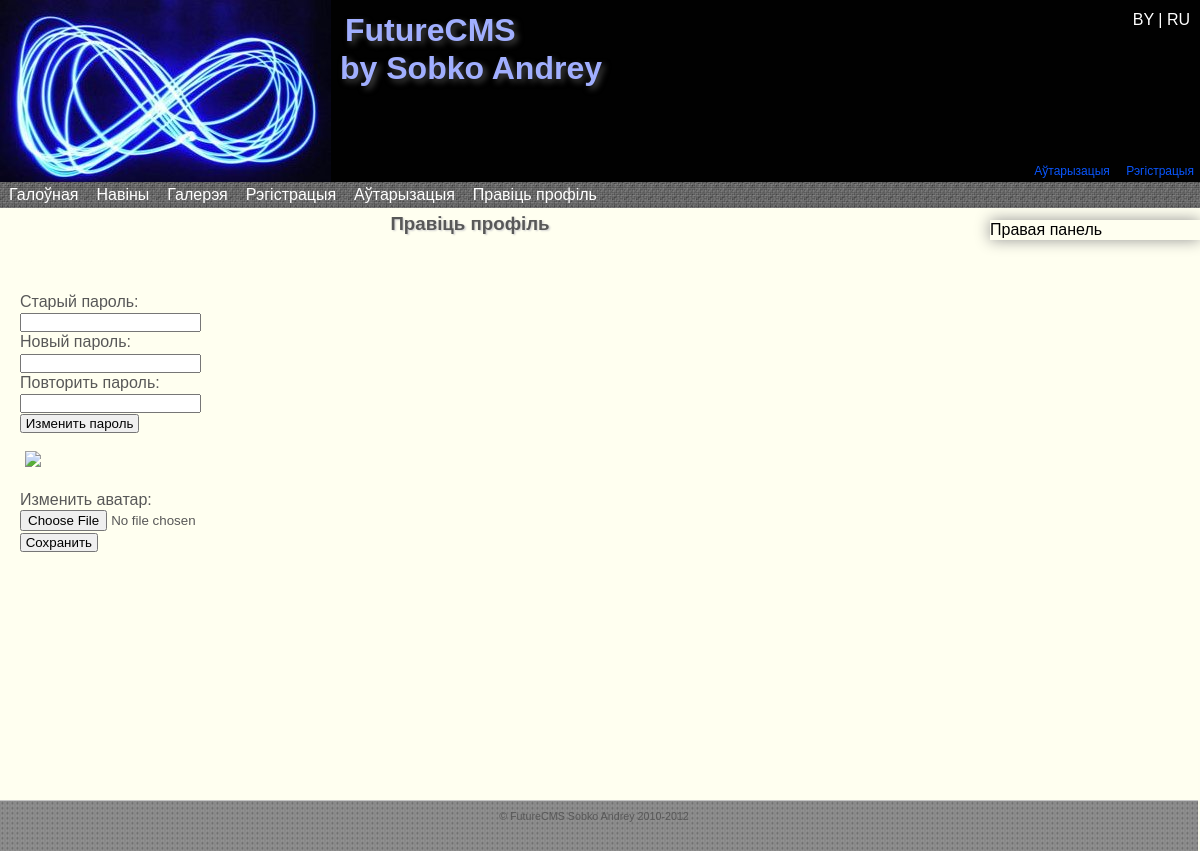
/Redaktirovanie_profilya.php, run on the app's committed database.
### tables this page shows
CREATE TABLE IF NOT EXISTS `settings` (
  `id` int(11) NOT NULL AUTO_INCREMENT,
  `siteName` varchar(300) NOT NULL,
  `siteHeader` varchar(300) NOT NULL,
  `siteFooter` varchar(300) NOT NULL,
  `metaTitle` varchar(300) NOT NULL,
  `metaKeywords` varchar(300) NOT NULL,
  `metaDescription` varchar(300) NOT NULL,
  `metaCharset` varchar(300) NOT NULL,
  PRIMARY KEY (`id`)
);

CREATE TABLE IF NOT EXISTS `menu` (
  `id` int(11) NOT NULL AUTO_INCREMENT,
  `num` int(11) NOT NULL,
  `lang1` varchar(50) NOT NULL,
  `lang2` varchar(50) NOT NULL,
  `link` text NOT NULL,
  `published` int(11) NOT NULL DEFAULT '0',
  `in` int(2) NOT NULL DEFAULT '0',
  PRIMARY KEY (`id`)
);

CREATE TABLE IF NOT EXISTS `page` (
  `id` int(11) NOT NULL AUTO_INCREMENT,
  `lang1` varchar(150) NOT NULL,
  `lang2` varchar(150) NOT NULL,
  `link` varchar(200) NOT NULL,
  `text_lang1` longtext NOT NULL,
  `text_lang2` longtext NOT NULL,
  `in_menu` int(11) NOT NULL DEFAULT '0',
  PRIMARY KEY (`id`)
);

### core/config.php (called while the page is built, shortened)
<?php
include 'classes/base.class.php';
$db = new DataBase('localhost','root','root');
$db->SelectDataBase('future_cms');
$sql="SELECT `id`,`siteName`,`siteHeader`,`siteFooter`,`metaTitle`,`metaKeywords`,`metaDescription`,`metaCharset` FROM `settings`";
$res=$db->query($sql);
while ($row = mysql_fetch_array($res)){
	$site['lang'.$row['id']]=array(
			'name'=>$row['siteName'],
			'header'=>$row['siteHeader'],
			'footer'=>$row['siteFooter']
		);
}
$site['version']='12.13.5';
?>

### core/classes/base.class.php (the view, shortened to what this page needs)
<?php
class DataBase{
    private $host= '';
    private $user= '';
    private $pass= '';
    private $connection;
    public function __construct($host="",$user="",$pass=""){
        $this->host = $host;
        $this->user = $user;
        $this->pass = $pass;
    }
    public function connect(){
		$this->connection = mysql_connect($this->host,$this->user,$this->pass) or die("could not connect to DB");
        return $this->connection;
    }
	public static function query($sql){
		$res=mysql_query($sql) or die(mysql_error());
		return $res;
    }
    public function MenuRead($lang,$dir=''){
		if($this->connection){
			$sql="SELECT `id`,`num`,`link`,`".$lang."`,`in` FROM `menu` WHERE `published`='1' ORDER BY `num`;";
            $result = self::query($sql);
			while ($row = mysql_fetch_array($result, MYSQL_BOTH)){
				$menu[$row['num']]=array(
						'id'=>$row['id'],
						'in'=>$row['in'],
						'name'=>$row[$lang],
						'link'=>$row['link']
						);
			}
			foreach($menu as $val){
					if ($val['in']==0){
						echo '<li><a href="'.$val['link'].'">'.$val['name'].'</a>';
						echo '<ul>';
						echo '</ul></li>';
					}
				}
        }
    }
    public function ReadPageName($PageLink,$lang){
		if($this->connection){
            $sql="SELECT `".$lang."` FROM `page` WHERE `link` = '".$PageLink."'";
			$result=self::query($sql);
			while ($row = mysql_fetch_array($result, MYSQL_BOTH)){
				$pageData=$row[$lang];
			}
			return $pageData;
        }
    }
    public function WordsTranslate($lang){
		if($this->connection){
			$num=1;
			$sql="SELECT `".$lang."` FROM `language`";
			$result = self::query($sql);
			while ($row = mysql_fetch_array($result, MYSQL_BOTH)){
				$word[$num]=$row[$lang];
				$num++;
			}
			return $word;
        }
    }
}
?>

### Redaktirovanie_profilya.php (shortened to what this page needs)
<?php session_start();
include "core/config.php";
if ($_SESSION['lang']=='lang2'){ $lang='lang2'; }
else { $lang='lang1'; }
$link='Redaktirovanie_profilya.php';
$header=$site[$lang]['header'];
$name=$db->ReadPageName($link,$lang);
$footer=$site[$lang]['footer'];
$word=$db->WordsTranslate($lang);
?>
<!DOCTYPE html PUBLIC "-//W3C//DTD XHTML 1.0 Strict//EN" "http://www.w3.org/TR/xhtml1/DTD/xhtml1-strict.dtd">
<html xmlns="http://www.w3.org/1999/xhtml">
<head>
    <link rel="stylesheet" href="design/style_main.css" type="text/css" media="screen, projection" />
	<link rel="stylesheet" href="design/droppy.css" type="text/css" media="screen, projection" />
    <link rel="stylesheet" href="design/form_err.css" type="text/css" media="screen, projection" />
</head>
<body>
    <div id="wrapper">
        <div id="header" align="left" class="head_grad">
            <div id="symbol">
                <a href="index.php"><img src="design/symbol.png" class="iePNG"></a>
            </div>
			<div id="lang">
				<a href="core/lang1.php"> BY </a>|<a href="core/lang2.php"> RU </a>
			</div>
            <br /><h1><?php echo $header;?></h1><br />
            <div id="user">
                <?php
                    if ($_SESSION['login']==NULL){
                        echo '<a href="/Avtorizatsiya.php" id="ln">'.$word[1].'</a>
                        <a href="/Registratsiya.php">'.$word[2].'</a>';
                    }
                    else{
                        echo '<a href="core/logout.php"> '.$word[4].' ['.$_SESSION['login'].']</a>';
                    }
                ?>
            </div>
        </div>
        <div id="middle">
            <div id="menu"class="menu_grad">
                <ul id="nav">
                    <?php $db->MenuRead($lang);?>
                </ul>
            </div>
            <div id="container">
                <div id="content">
                    <?php echo "<h3>".$name."</h3>";
                    $db->TextRead("Redaktirovanie_profilya.php",$lang);?>
					<p>
						<form action="#" method="post">
							Старый пароль:<br />
							<input type="text" name="old_pass" /><br />
							Новый пароль:<br />
							<input type="text" name="new_pass" /><br />
							Повторить пароль:<br />
							<input type="text" name="new_pass_repeat" />
							<input type="hidden" name="type" value="pass" /><br />
							<input type="submit" name="save_new_pass" value=" Изменить пароль " /><br />
						</form>
					</p>
					<p>
						<?php echo '<img src="avatars/'.$_SESSION['login'].'.jpg" />'?>
						<form action="core/editProfile.php" method="post" enctype="multipart/form-data">
							Изменить аватар:<br />
							<input type="file" name="avatar" />
							<input type="hidden" name="type" value="ava" /><br />
							<input type="submit" name="save_new_ava" value=" Сохранить " />
						</form>
					</p>
                </div>
            </div>
            <?php include 'core/sideRight.php';?>
            </div>
            </div>
            <div id="footer" align="center">
            <?php
                echo $footer;
            ?>
        </div>
    </body>
</html>

### core/sideRight.php
<?php
$sql="SELECT `text_".$lang."` FROM `page` WHERE `link`='RightSideBar'";
$result = $db->query($sql);
while ($row = mysql_fetch_array($result)){
	echo $row[0];
}
?>

### design/style_main.css (style rules this page uses)
* { margin: 0; padding: 0; }
html { height: 100%; }
body { font: 1em/1.250em Arial, Tahoma, Verdana, sans-serif; width: 100%; height: 100%; min-height:100%; background: #FFFFFF; position:relative; background-color: #FFFFF0; }
a { color: blue; outline: none; text-decoration: underline; }
p { margin: 0 5px 18px; }
img { border: none; }
input { vertical-align: middle; }
#wrapper { position: relative; width: 100%; min-width: 1000px; margin: 0 auto; padding: 0; min-height: 100%; height: auto !important; height: 100%; }
#header { position: relative; height: 185px; background-color: #010101; }
#header h1 { position: absolute; margin-left: 340px; color: #A1AFFF; text-shadow: #494949 0.1em 0.1em 0.2em; }
#user { float: right; margin-top: 120px; }
#user a { padding:3px 6px; font-size: 0.75em; color:#0956fe; text-decoration:none; }
#menu { position: relative; float: left; width: 100%; height: 25px; top:-6px; padding: 0 0 1px 0; color:#FFFFFF; z-index: 5; background-image: url('menu2.jpg'); }
#symbol { position: relative; float: left; }
#lang { position: relative; float: right; right: 10px; top:10px; color: #FFFFFF; z-index: 2; }
#lang a { color: #FFFFFF; text-decoration: none; }
#middle { width: 100%; padding: 0 0 100px; height: 1%; }
#middle:after { content: '.'; display: block; clear: both; visibility: hidden; height: 0; }
#container { width: 100%; float: left; overflow: hidden; }
#content { position: relative; float: left; padding: 40px 230px 0 20px; color: #585858; min-height:100%; width: 75%; }
#content h3 { position: relative; top: -40px; text-shadow: #D2D2D2 0.07em 0.07em 0.1em; text-align: center; }
#sideRight { position: absolute; float: right; width: 210px; top: 220px; right: 0px; box-shadow:#949494 0 0 15px; -moz-box-shadow:#949494 0 0 15px; -webkit-box-shadow:#949494 0 0 15px; }
#footer { position: relative; width: 99%; min-width: 990px; height: 40px; padding: 5px 10px 5px 0; background-image: url('footer.jpg'); color: #585858; font-size: 0.67em; border-top: #C5C5C5 solid 1px; }

### design/droppy.css (style rules this page uses)
#nav { display: block; margin: 0 0 10px 0; padding: 0; position: relative; }
#nav li { display: block; list-style: none; margin: 0; padding: 0; float: left; position: relative; }
#nav a { display: block; }
#nav a { text-decoration:none; color: white; font-size: 1em; padding: 3px 9px 3px 9px; margin-bottom: -1px; }

### data on the page
settings: siteHeader "FutureCMS by Sobko Andrey", siteFooter "© FutureCMS Sobko Andrey 2010-2012"
menu: lang1 "Галоўная"
menu: lang1 "Навіны"
menu: lang1 "Галерэя"
menu: lang1 "Рэгістрацыя"
menu: lang1 "Аўтарызацыя"
menu: lang1 "Правіць профіль"
page: lang1 "Правіць профіль"
page: text_lang1 "Правая панель"

### other printed values
$word[1] "Аўтарызацыя"
$word[2] "Рэгістрацыя"
